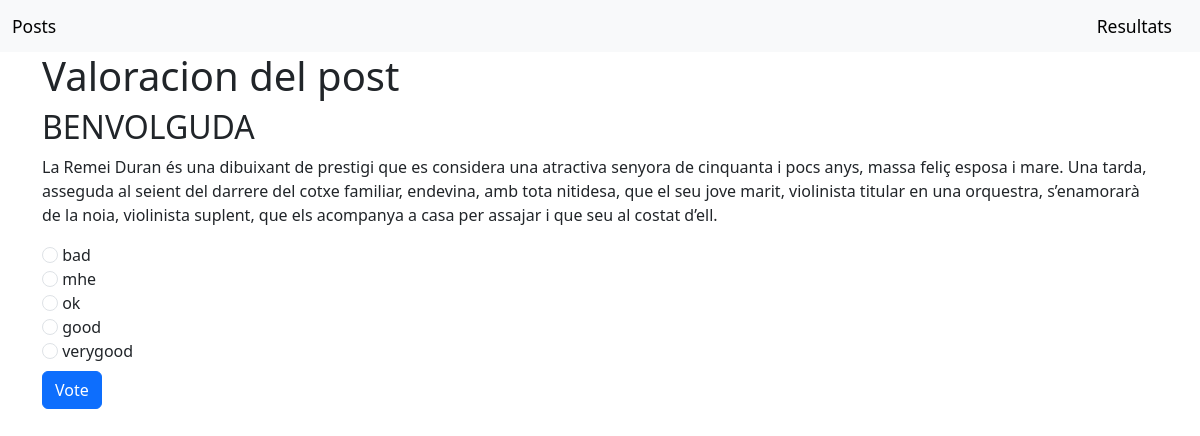
The app's page /posts/4/ with its own data.
### posts/models.py (models this page shows, shortened)
class Post(models.Model):
    title=models.CharField(max_length=200)
    content=models.CharField(max_length=1000)
    pub_date = models.DateTimeField('date published')

class Valoration(models.Model):
    post=models.ForeignKey(Post, on_delete=models.CASCADE)
    valoration=models.CharField(max_length=200)
    votes = models.IntegerField(default=0)

### posts/views.py (the view)
# urls.py: path('<int:pk>/', views.DetailView.as_view(), name='detail'),
class DetailView(generic.DetailView):
    model = Post
    template_name = 'views/detail.html'

### posts/templates/views/detail.html (shortened to what this page needs)
{% load bootstrap5 %}
{%  bootstrap_css %}
<nav class="navbar navbar-light bg-light">
    <div class="container-fluid">
      <a class="navbar-brand" href="/posts"> <small>Posts</small></a>
      <a class="navbar-brand" href="/posts/results"> <small>Resultats</small></a>
    </div>
</nav>
<div class="container">
    <h1>Valoracion del post</h1>
    <h2>{{ post.title }}</h2>
    <p>{{post.content}}</p>
    <form action="{% url 'vote' post.id %}" class="form" method="post">
            {% for valoration in post.valoration_set.all %}
                <input class="form-check-input" type="radio" name="valoration" id="valoration{{ forloop.counter }}" value="{{ valoration.id }}">
                <label class="form-check-label" for="valoration{{ forloop.counter }}">{{ valoration.valoration }}</label><br>
            {% endfor %}
        <input type="submit" value="Vote" class="btn btn-primary mt-2">
    </form>
</div>

### records on screen
Post: title "BENVOLGUDA", content "La Remei Duran és una dibuixant de prestigi que es considera una atractiva senyora de cinquanta i pocs anys, massa feliç esposa i mare. Una tarda, asseguda al seient del darrere del cotxe familiar, endevina, amb tota nitidesa, que el seu jove marit, violinista titular en una orquestra, s’enamorarà de la noia, violinista suplent, que els acompanya a casa per assajar i que seu al costat d’ell."
Valoration: valoration "bad"
Valoration: valoration "mhe"
Valoration: valoration "ok"
Valoration: valoration "good"
Valoration: valoration "verygood"
